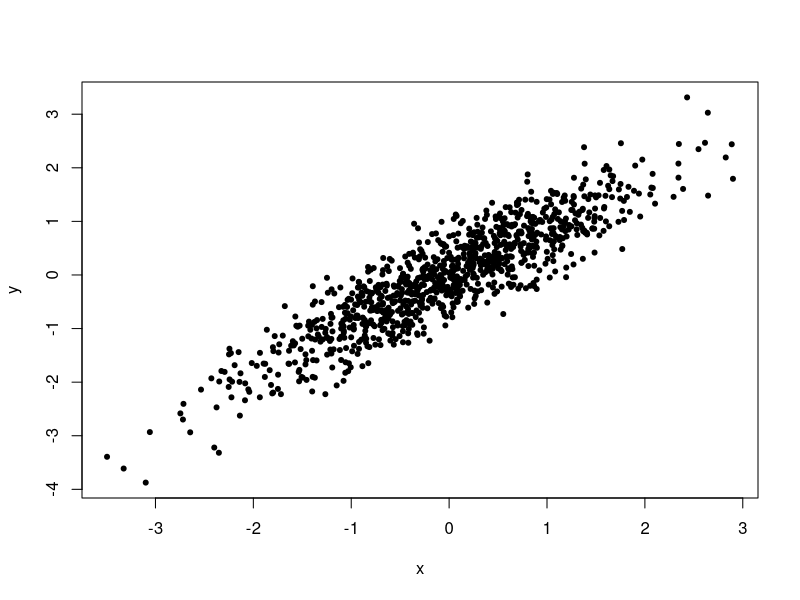
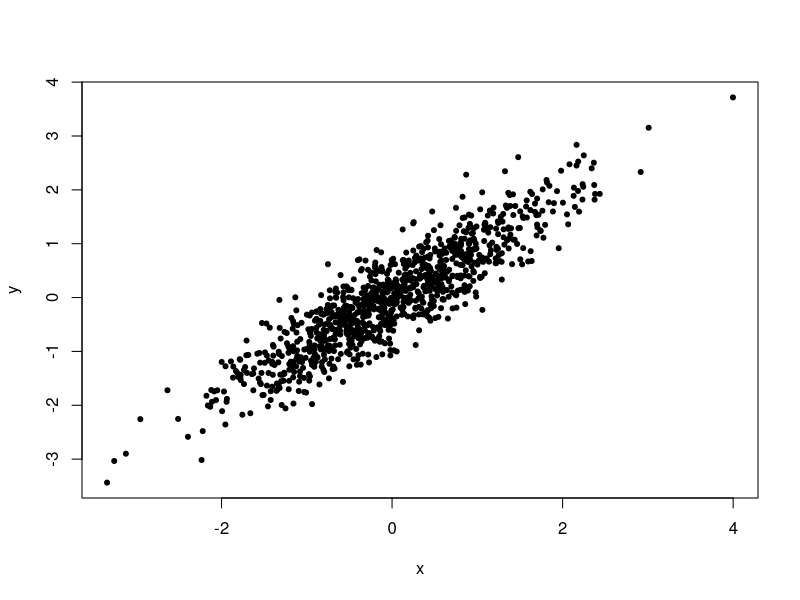
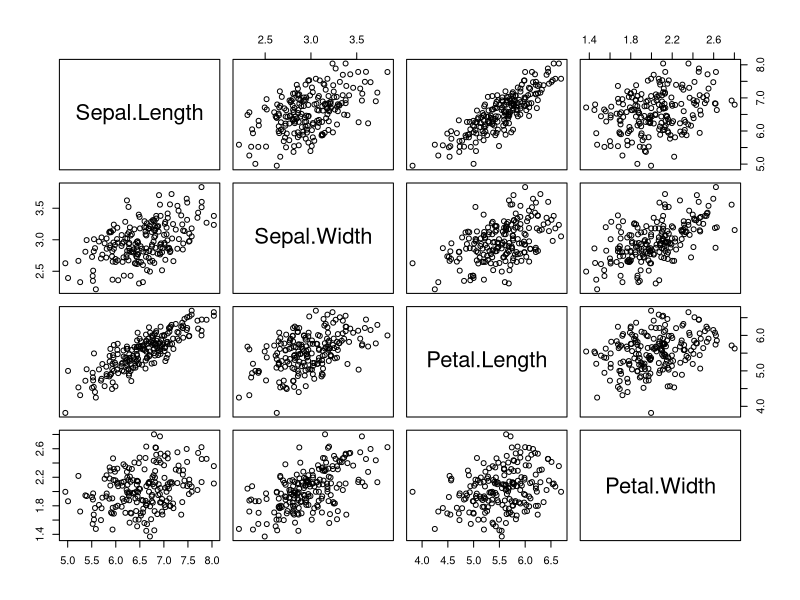
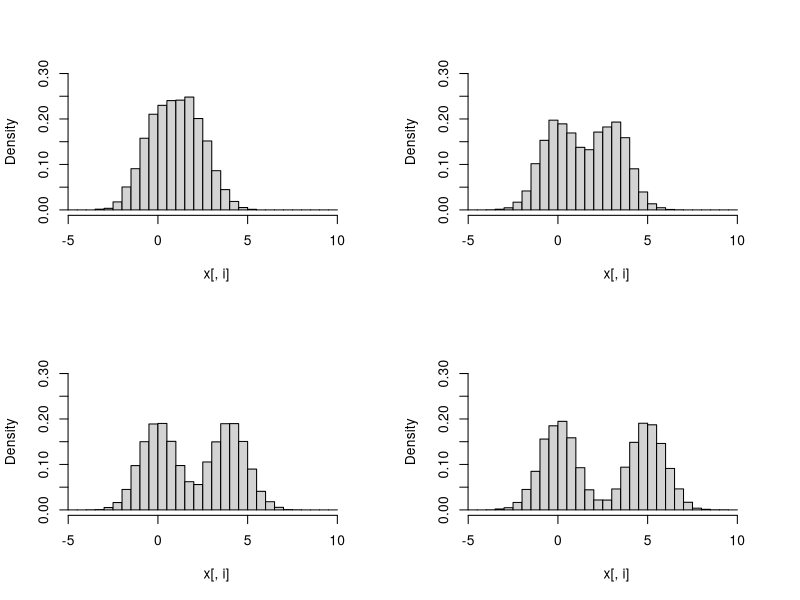

Source code (R) for these figures, in order:
### Example   (Multivariate normal, Spectral decomposition method)
rmvn.eigen = function(n, mu, Sigma) 
{
    # generate n random vectors from MVN(mu, Sigma) by spectral decomposition
    d = length(mu)                                 ## dimension
    ev = eigen(Sigma, symmetric = TRUE)            ## spectral decomposition
    lambda = ev$values                            
    V = ev$vectors                                
    R = V %*% diag(sqrt(lambda)) %*% t(V)
        
    Z = matrix(rnorm(n*d), nrow = n, ncol = d)
    X = Z %*% R + matrix(mu, n, d, byrow = TRUE)
    X
}

# generate the sample
# mean and covariance parameters
n = 1000
mu = c(0, 0)
Sigma = matrix(c(1, 0.9, 0.9, 1), nrow = 2, ncol = 2)
    
X = rmvn.eigen(n, mu, Sigma)
print(apply(X, 2, mean))
print(cor(X))
    
jpeg("fig4.jpeg", height=800, width=800, quality = 100)
plot(X, xlab = "x", ylab = "y", pch = 20)
dev.off()


### Example   (Multivariate normal, SVD method)
rmvn.svd = function(n, mu, Sigma) 
{
    # generate n random vectors from MVN(mu, Sigma) by SVD
    d = length(mu)
    S = svd(Sigma)                                 ## SVD
    R = S$u %*% diag(sqrt(S$d)) %*% t(S$v) 
        
    Z = matrix(rnorm(n*d), nrow=n, ncol=d)
    X = Z %*% R + matrix(mu, n, d, byrow=TRUE)
    X
}

# generate the sample
# mean and covariance parameters
n = 1000
mu = c(0, 0)
Sigma = matrix(c(1, 0.9, 0.9, 1), nrow = 2, ncol = 2)
    
X = rmvn.svd(n, mu, Sigma)
print(apply(X, 2, mean))
print(cor(X))
    
jpeg("fig5.jpeg", height=800, width=800, quality = 100)
plot(X, xlab = "x", ylab = "y", pch = 20)
dev.off()
 

### Example  (Multivariate normal, Choleski factorization method)
rmvn.Choleski = function(n, mu, Sigma) 
{
    # generate n random vectors from MVN(mu, Sigma) by Choleski
    d = length(mu)
    Q = chol(Sigma)                              # Choleski factorization
        
    Z = matrix(rnorm(n*d), nrow=n, ncol=d)
    X = Z %*% Q + matrix(mu, n, d, byrow=TRUE)
    X
}
    
#generating the samples according to the mean and covariance
#structure as the four-dimensional iris virginica data
y = subset(x=iris, Species=="virginica")[, 1:4]
mu = apply(y, 2, mean)
Sigma = cov(y)
mu
Sigma

#now generate MVN data with this mean and covariance
X = rmvn.Choleski(200, mu, Sigma)
    
jpeg("fig6.jpeg", height=800, width=800, quality = 100)
pairs(X)
dev.off()
    

### Example    (Multivariate normal, Comparing performance of MVN generators)
library(MASS)
library(mvtnorm)
n = 100          #sample size
d = 30           #dimension
N = 2000         #iterations
    
set.seed(10)
mu = numeric(d)                           ## mean
Sigma = cov(matrix(rnorm(n*d), n, d))     ## variance

set.seed(100)
system.time(for (i in 1:N) rmvn.eigen(n, mu, Sigma))
    
set.seed(100)
system.time(for (i in 1:N) rmvn.svd(n, mu, Sigma))
    
set.seed(100)
system.time(for (i in 1:N) rmvn.Choleski(n, mu, Sigma))
    
set.seed(100)
system.time(for (i in 1:N) mvrnorm(n, mu, Sigma))                 ## need package MASS
    
set.seed(100)
system.time(for (i in 1:N) rmvnorm(n, mu, Sigma, method="eigen")) ## need package mvtnorm
    
set.seed(100)
system.time(for (i in 1:N) rmvnorm(n, mu, Sigma, method="svd"))   ## need package mvtnorm
    
set.seed(100)
system.time(for (i in 1:N) rmvnorm(n, mu, Sigma, method="chol"))  ## need package mvtnorm
    
detach(package:MASS)
detach(package:mvtnorm)
    

### Example  (Multivariate normal, Multivariate normal mixture)
library(MASS)  
    
loc.mix.0 = function(n, p, mu1, mu2, Sigma) 
{
    #generate sample from BVN location mixture
    X = matrix(0, n, length(mu1))

    for (i in 1:n) 
    {
        k = rbinom(1, size = 1, prob = p)
        if (k)
            {X[i,] = mvrnorm(1, mu = mu1, Sigma)} 
        else
            {X[i,] = mvrnorm(1, mu = mu2, Sigma)}
    }
    return(X)
}

x = loc.mix.0(10000, 0.5, rep(0, 4), 2:5, Sigma = diag(4))
x

    
#more efficient version
loc.mix = function(n, p, mu1, mu2, Sigma) 
{
    #generate sample from BVN location mixture, version 2
    n1 = rbinom(1, size = n, prob = p)
    n2 = n - n1
    x1 = mvrnorm(n1, mu = mu1, Sigma)
    x2 = mvrnorm(n2, mu = mu2, Sigma)
    X = rbind(x1, x2)            #combine the samples
    return(X[sample(1:n), ])      #mix them
}

x = loc.mix(10000, 0.5, rep(0, 4), 2:5, Sigma = diag(4))
x
    
    
jpeg("fig7.jpeg", height=800, width=800, quality = 100)
r = range(x) * 1.2
par(mfrow = c(2, 2))
for (i in 1:4)
    hist(x[ , i], xlim = r, ylim = c(0, .3), freq = FALSE,
    main = "", breaks = seq(-5, 10, 0.5))
dev.off()

detach(package:MASS)
